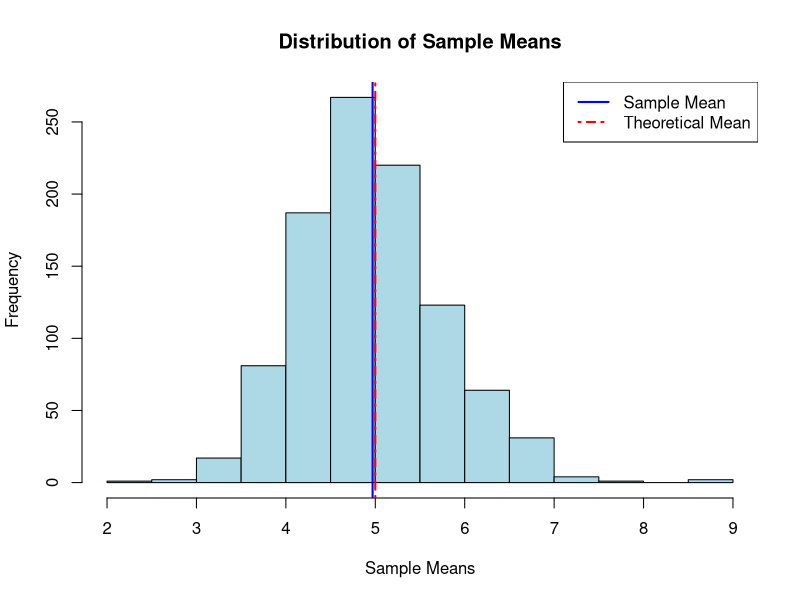
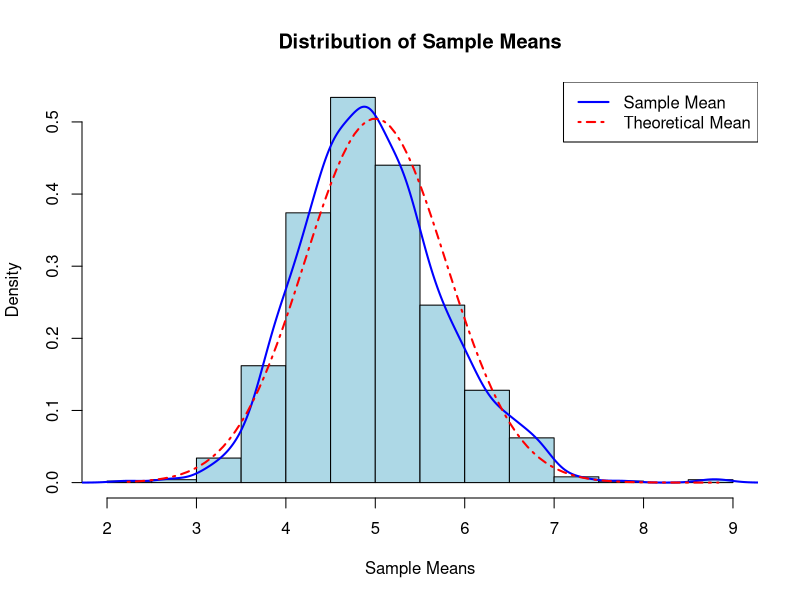

Here is the R script that generated these plots, in order:
## ---- chunk 1
    library(ggplot2);
## ---- chunk 2
#   Seed & Simulation Parameters
    set.seed(777);
    sim = 1000;
    sample = 40;
    lambda = 0.20;
## ---- chunk 3
#   Theoretical Mean
    theoreticalMean <- 1/lambda;  theoreticalMean;

#   Sample Mean
    simulatedMean <- replicate(sim, mean(rexp(sample, rate=lambda)));
    sampleMean <- mean(simulatedMean);  sampleMean;
## ---- chunk 4
#   Sample Variance  
    sampleVariance <- var(simulatedMean);  sampleVariance;

#   Theoretical Variance
    theoreticalVariance = (1/lambda)^2/sample;  theoreticalVariance;
    
# Histogram: Sample vs Theoretical Mean
    hist(simulatedMean,  freq=T, main="Distribution of Sample Means", 
         xlab="Sample Means", col="lightblue");
    abline(v=sampleMean, col='blue', lwd=2, lty=1);
    abline(v=theoreticalMean, col='red', lwd=2, lty=4);
    legend('topright', c("Sample Mean", "Theoretical Mean"),
        col=c("blue", "red"), lwd=c(2, 2), lty=c(1, 4), bty="sim"); 
## ---- chunk 5
#   Histogram: Sample Mean vs Theoretical Mean
    hist(simulatedMean,  prob=T, main="Distribution of Sample Means", 
         xlab="Sample Means", col="lightblue");
    lines(density(simulatedMean), lwd=2, lty=1, col="blue")
    legend('topright', c("Sample Mean", "Theoretical Mean"), col=c("blue", "red"),
        lwd=c(2, 2), lty=c(1, 4));
    xfit <- seq(min(simulatedMean), max(simulatedMean), length=100);
    yfit <- dnorm(xfit, mean=1/lambda, sd=(1/lambda/sqrt(sample)));
    lines(xfit, yfit, pch=22, col="red", lwd=2, lty=4);
